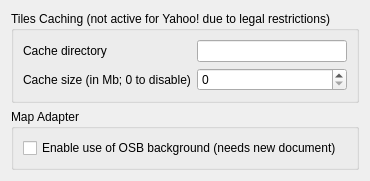
     <widget class="QWidget" name="tab_2">
      <attribute name="title">
       <string>Background Image</string>
      </attribute>
      <layout class="QVBoxLayout">
       <item>
        <widget class="QGroupBox" name="grpCaching">
         <property name="title">
          <string>Tiles Caching (not active for Yahoo! due to legal restrictions)</string>
         </property>
         <layout class="QGridLayout">
          <item row="0" column="0">
           <widget class="QLabel" name="label_3">
            <property name="text">
             <string>Cache directory</string>
            </property>
           </widget>
          </item>
          <item row="0" column="1">
           <widget class="QLineEdit" name="edCacheDir"/>
          </item>
          <item row="1" column="0">
           <widget class="QLabel" name="label_15">
            <property name="text">
             <string>Cache size (in Mb; 0 to disable)</string>
            </property>
           </widget>
          </item>
          <item row="1" column="1">
           <widget class="QSpinBox" name="sbCacheSize">
            <property name="maximum">
             <number>999</number>
            </property>
           </widget>
          </item>
         </layout>
        </widget>
       </item>
       <item>
        <layout class="QGridLayout">
         <item row="0" column="0">
          <widget class="QGroupBox" name="groupBox_3">
           <property name="title">
            <string>Map Adapter</string>
           </property>
           <layout class="QVBoxLayout" name="verticalLayout_8">
            <item>
             <widget class="QCheckBox" name="cbUseShapefileForBackground">
              <property name="text">
               <string>Enable use of OSB background (needs new document)</string>
              </property>
             </widget>
            </item>
           </layout>
          </widget>
         </item>
        </layout>
       </item>
       <item>
        <spacer>
         <property name="orientation">
          <enum>Qt::Vertical</enum>
         </property>
         <property name="sizeType">
          <enum>QSizePolicy::Expanding</enum>
         </property>
         <property name="sizeHint" stdset="0">
          <size>
           <width>0</width>
           <height>0</height>
          </size>
         </property>
        </spacer>
       </item>
      </layout>
     </widget>
